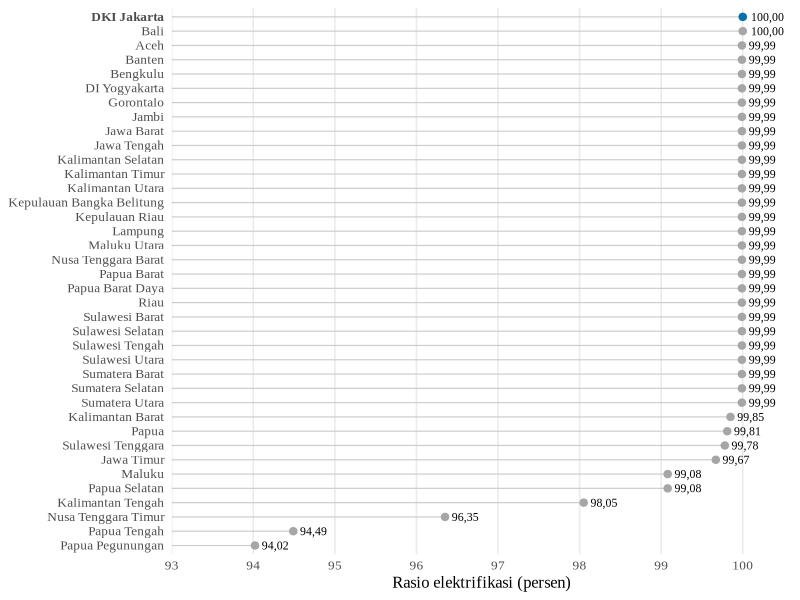
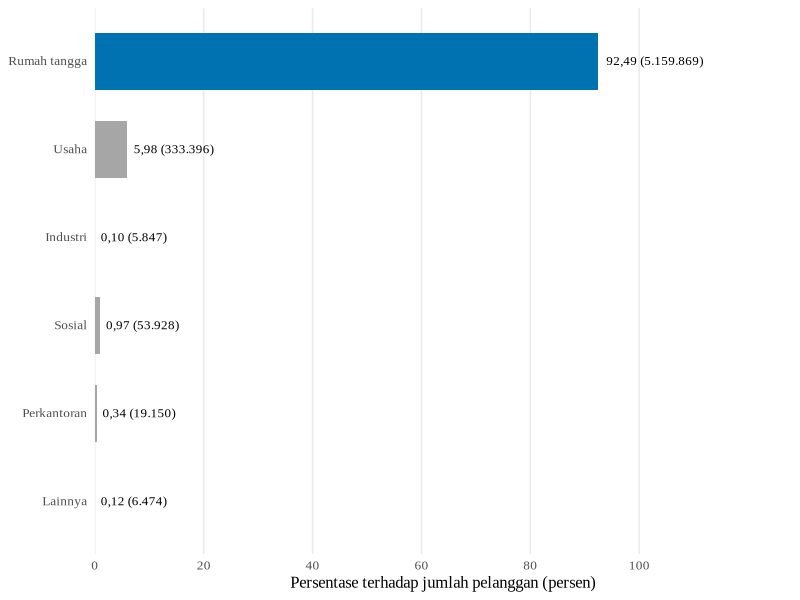
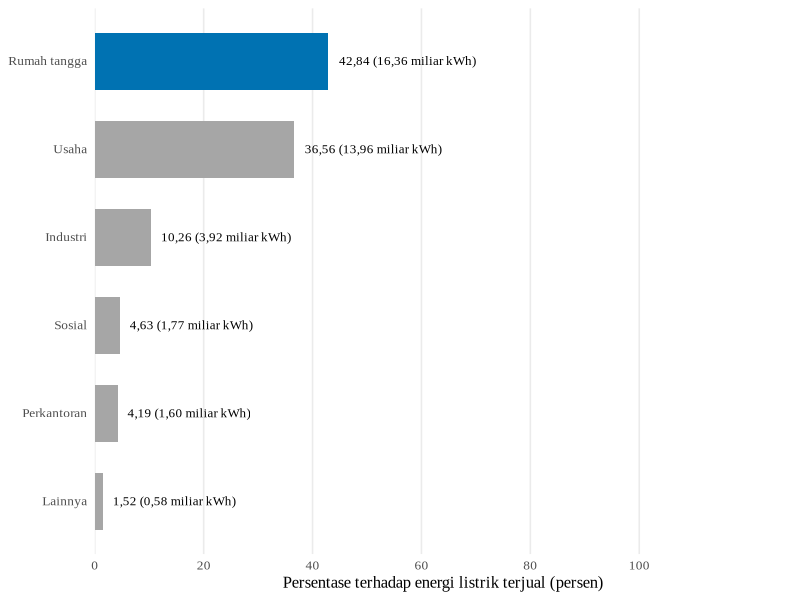

Here is the R script that generated these plots, in order:
# ============================================================
# SCRIPT GAMBAR BAB I — DATA PUBLIKASI (TANPA MIKRODATA SUSENAS)
# KLASIFIKASI RUMAH TANGGA BERDASARKAN POLA KONSUMSI LISTRIK
# DAN KARAKTERISTIK SOSIAL EKONOMI DI DKI JAKARTA
#
# Dibuat pada Sesi AX (4 Oktober 2026) untuk mengganti skrip lama yang
# hilang. Skrip ini berdiri sendiri: tidak membaca berkas apa pun dan
# tidak bergantung pada "Script R Pasca SE Bimbingan.R". Seluruh angka
# ditulis langsung di bawah beserta sumbernya, sehingga skrip ini juga
# berfungsi sebagai catatan asal-usul data Gambar 1, 3, dan 4.
#
# KELUARAN (nama berkas = nama aset di folder assets-ta repo)
#   gambar-01-rasio-elektrifikasi.png
#   gambar-03a-komposisi-pelanggan.png
#   gambar-03b-distribusi-konsumsi.png
#   gambar-04-energi-listrik-terjual.png  (dibuat bila data 2018-2024
#                                          sudah lengkap; lihat Bagian 5)
#
# FORMAT (sama dengan Gambar 7-16 di skrip utama)
#   desimal koma, ribuan titik, huruf Times New Roman, tanpa judul di
#   dalam grafik (judul dan sumber ditulis di naskah).
#
# DAFTAR PERUBAHAN TERHADAP GAMBAR LAMA
# 1. Gambar 1: Papua Tengah dikoreksi dari 99,49 menjadi 94,49 sesuai
#    sumber (Gambar 7.1 publikasi Indikator TPB Indonesia 2025). Nilai
#    99,49 pada gambar lama adalah salah ketik.
# 2. Gambar 3: bentuk treemap diganti diagram batang mendatar, dengan
#    urutan sektor dan warna yang sama pada panel (a) dan (b).
# 3. Gambar 4: label sumbu tegak "Daya Terjual" diganti "Energi Listrik
#    Terjual", karena kWh adalah satuan energi, bukan daya.
# ============================================================


# ============================================================
# 0. KONFIGURASI
# ============================================================

# Folder tempat PNG disimpan. Ganti bila perlu.
folder_output <- "assets-ta"
if (!dir.exists(folder_output)) dir.create(folder_output, recursive = TRUE)


# ============================================================
# 1. PACKAGE
# ============================================================

packages <- c("ggplot2", "scales", "ragg")
installed <- packages %in% rownames(installed.packages())
if (any(!installed)) install.packages(packages[!installed])

library(ggplot2)
library(scales)


# ============================================================
# 2. FUNGSI BANTU (disalin dari skrip utama agar formatnya sama)
# ============================================================

font_naskah <- "Times New Roman"

# Angka untuk label di dalam grafik, mis. angka_id(92.4929, 2) -> "92,49"
angka_id <- function(x, digits = 0) {
  ifelse(is.na(x), NA_character_,
         formatC(x, format = "f", digits = digits,
                 big.mark = ".", decimal.mark = ","))
}

# Angka untuk sumbu grafik, mis. 15000 -> "15.000"
sumbu_id <- function(accuracy = 1) {
  scales::label_number(accuracy = accuracy, big.mark = ".", decimal.mark = ",")
}

simpan_grafik <- function(nama_file, plot, width, height) {
  ggsave(file.path(folder_output, nama_file), plot,
         width = width, height = height, dpi = 300,
         device = ragg::agg_png, bg = "white")
}

# Warna (palet Okabe-Ito, aman buta warna; sama dengan skrip utama)
warna_sorot  <- "#0072B2"   # biru: DKI Jakarta / sektor rumah tangga
warna_lain   <- "grey65"    # abu-abu: kategori pembanding

tema_naskah <- theme_minimal(base_size = 12, base_family = font_naskah) +
  theme(panel.grid.minor = element_blank())


# ============================================================
# 3. GAMBAR 1 — RASIO ELEKTRIFIKASI MENURUT PROVINSI, 2024
# ------------------------------------------------------------
# Sumber: Badan Pusat Statistik & Kementerian PPN/Bappenas (2025).
#   Indikator Tujuan Pembangunan Berkelanjutan Indonesia 2025,
#   Gambar 7.1 "Peta Sebaran Rasio Elektrifikasi, 2024", dengan data
#   Kementerian Energi dan Sumber Daya Mineral (Triwulan IV 2024).
#   Rasio elektrifikasi nasional pada gambar sumber: 99,83 persen.
# Angka disalin dari label peta pada gambar sumber (satuan persen).
# ============================================================

re_2024 <- data.frame(
  provinsi = c(
    "Aceh", "Sumatera Utara", "Sumatera Barat", "Riau", "Jambi",
    "Sumatera Selatan", "Bengkulu", "Lampung",
    "Kepulauan Bangka Belitung", "Kepulauan Riau",
    "DKI Jakarta", "Jawa Barat", "Jawa Tengah", "DI Yogyakarta",
    "Jawa Timur", "Banten", "Bali", "Nusa Tenggara Barat",
    "Nusa Tenggara Timur", "Kalimantan Barat", "Kalimantan Tengah",
    "Kalimantan Selatan", "Kalimantan Timur", "Kalimantan Utara",
    "Sulawesi Utara", "Sulawesi Tengah", "Sulawesi Selatan",
    "Sulawesi Tenggara", "Gorontalo", "Sulawesi Barat", "Maluku",
    "Maluku Utara", "Papua Barat", "Papua Barat Daya", "Papua",
    "Papua Selatan", "Papua Tengah", "Papua Pegunungan"
  ),
  rasio = c(
    99.99, 99.99, 99.99, 99.99, 99.99,
    99.99, 99.99, 99.99,
    99.99, 99.99,
    100.00, 99.99, 99.99, 99.99,
    99.67, 99.99, 100.00, 99.99,
    96.35, 99.85, 98.05,
    99.99, 99.99, 99.99,
    99.99, 99.99, 99.99,
    99.78, 99.99, 99.99, 99.08,
    99.99, 99.99, 99.99, 99.81,
    99.08, 94.49, 94.02          # Papua Tengah 94,49 (bukan 99,49)
  )
)

stopifnot(nrow(re_2024) == 38, !anyDuplicated(re_2024$provinsi))

# Urutan: rasio tertinggi di atas; bila sama, DKI Jakarta (wilayah
# penelitian) didahulukan, lalu urut abjad
re_2024 <- re_2024[order(-re_2024$rasio, re_2024$provinsi != "DKI Jakarta",
                         re_2024$provinsi), ]
re_2024$provinsi <- factor(re_2024$provinsi, levels = rev(re_2024$provinsi))
re_2024$sorot    <- re_2024$provinsi == "DKI Jakarta"

p_gambar01 <- ggplot(re_2024, aes(y = provinsi, x = rasio)) +
  geom_segment(aes(x = 93, xend = rasio, yend = provinsi),
               colour = "grey80", linewidth = 0.4) +
  geom_point(aes(colour = sorot), size = 2.2, show.legend = FALSE) +
  geom_text(aes(label = angka_id(rasio, 2)),
            family = font_naskah, size = 3, hjust = -0.25) +
  scale_colour_manual(values = c(`FALSE` = warna_lain, `TRUE` = warna_sorot)) +
  scale_x_continuous(limits = c(93, 100.6), breaks = 93:100,
                     labels = sumbu_id(), expand = c(0, 0)) +
  labs(x = "Rasio elektrifikasi (persen)", y = NULL) +
  tema_naskah +
  theme(panel.grid.major.y = element_blank(),
        axis.text.y = element_text(
          face = ifelse(levels(re_2024$provinsi) == "DKI Jakarta",
                        "bold", "plain")))

simpan_grafik("gambar-01-rasio-elektrifikasi.png",
              p_gambar01, width = 7, height = 8.5)


# ============================================================
# 4. GAMBAR 3 — PELANGGAN DAN ENERGI LISTRIK TERJUAL MENURUT
#    SEKTOR DI DKI JAKARTA, 2025
# ------------------------------------------------------------
# Sumber: Badan Pusat Statistik Provinsi DKI Jakarta (2026).
#   Provinsi DKI Jakarta dalam Angka 2026, Tabel 6.4 (jumlah pelanggan)
#   dan Tabel 6.5 (kWh terjual) menurut golongan tarif, kolom Gabungan,
#   dengan data PT PLN (Persero) Distribusi DKI Jakarta dan Tangerang.
# Pengelompokan sektor mengikuti pengelompokan pada kedua tabel sumber
# (termasuk P3 di bawah Perkantoran). Tanda "-" pada S1 dibaca 0.
# ============================================================

# --- Tabel 6.4: jumlah pelanggan (Gabungan) ------------------
pelanggan_2025 <- list(
  "Rumah tangga" = c(R1 = 4495751, R2 = 478869, R3_6600VA = 185195,
                     R3_200kVA = 54),
  "Usaha"        = c(B1 = 97738, B2 = 232802, B3 = 2856),
  "Industri"     = c(I1_1300VA = 1449, I1_200kVA = 3622, I1_gt200kVA = 771,
                     I1_30000kVA = 5),
  "Sosial"       = c(S1 = 0, S2_2200VA = 22769, S2_200kVA = 30680,
                     S3 = 479),
  "Perkantoran"  = c(P1 = 7894, P2 = 745, P3 = 10511),
  "Lainnya"      = c(TTM = 38, CTR = 1085, CTM = 25, L = 5326)
)
total_pelanggan_tabel <- 5578664   # baris Jumlah/Total Tabel 6.4

# --- Tabel 6.5: kWh terjual (Gabungan) -----------------------
kwh_2025 <- list(
  "Rumah tangga" = c(R1 = 10062007805, R2 = 3381190940,
                     R3_6600VA = 2848405014, R3_200kVA = 71720452),
  "Usaha"        = c(B1 = 200078092, B2 = 4320282535, B3 = 9425525732,
                     B3_20000kVA = 17775615),
  "Industri"     = c(I1_1300VA = 105999, I1_200kVA = 410208670,
                     I1_gt200kVA = 2399391301, I1_30000kVA = 1110387762),
  "Sosial"       = c(S1 = 0, S2_2200VA = 69271356, S2_200kVA = 732772772,
                     S3 = 966613428),
  "Perkantoran"  = c(P1 = 267204474, P2 = 1143266400, P3 = 190396425),
  "Lainnya"      = c(TTM = 225731485, CTM = 143694202, L = 209528396)
)
total_kwh_tabel <- 38195558854     # baris Jumlah/Total Tabel 6.5

sektor_2025 <- data.frame(
  sektor    = names(pelanggan_2025),
  pelanggan = sapply(pelanggan_2025, sum),
  kwh       = sapply(kwh_2025, sum)
)

# Pemeriksaan: jumlah komponen harus sama dengan baris Jumlah/Total.
# Tabel 6.5 berselisih 1 kWh akibat pembulatan di sumber; persentase
# dihitung terhadap baris Jumlah/Total yang tercetak.
stopifnot(sum(sektor_2025$pelanggan) == total_pelanggan_tabel,
          abs(sum(sektor_2025$kwh) - total_kwh_tabel) <= 1)

sektor_2025$persen_pelanggan <- 100 * sektor_2025$pelanggan / total_pelanggan_tabel
sektor_2025$persen_kwh       <- 100 * sektor_2025$kwh / total_kwh_tabel

print(transform(sektor_2025,
                kwh_miliar = round(kwh / 1e9, 2),
                persen_pelanggan = round(persen_pelanggan, 2),
                persen_kwh = round(persen_kwh, 2)))

# Urutan sektor tetap pada kedua panel: menurut energi terjual
urutan_sektor <- sektor_2025$sektor[order(sektor_2025$kwh)]
sektor_2025$sektor <- factor(sektor_2025$sektor, levels = urutan_sektor)
sektor_2025$sorot  <- sektor_2025$sektor == "Rumah tangga"

grafik_sektor <- function(data, kolom_persen, label, judul_sumbu) {
  ggplot(data, aes(y = sektor, x = .data[[kolom_persen]], fill = sorot)) +
    geom_col(width = 0.65, show.legend = FALSE) +
    geom_text(aes(label = label), family = font_naskah, size = 3.3,
              hjust = -0.08) +
    scale_fill_manual(values = c(`FALSE` = warna_lain, `TRUE` = warna_sorot)) +
    scale_x_continuous(limits = c(0, 128), breaks = seq(0, 100, 20),
                       labels = sumbu_id(), expand = c(0, 0)) +
    labs(x = judul_sumbu, y = NULL) +
    tema_naskah +
    theme(panel.grid.major.y = element_blank())
}

p_gambar03a <- grafik_sektor(
  sektor_2025, "persen_pelanggan",
  label = paste0(angka_id(sektor_2025$persen_pelanggan, 2), " (",
                 angka_id(sektor_2025$pelanggan, 0), ")"),
  judul_sumbu = "Persentase terhadap jumlah pelanggan (persen)"
)

p_gambar03b <- grafik_sektor(
  sektor_2025, "persen_kwh",
  label = paste0(angka_id(sektor_2025$persen_kwh, 2), " (",
                 angka_id(sektor_2025$kwh / 1e9, 2), " miliar kWh)"),
  judul_sumbu = "Persentase terhadap energi listrik terjual (persen)"
)

simpan_grafik("gambar-03a-komposisi-pelanggan.png",
              p_gambar03a, width = 6, height = 3.6)
simpan_grafik("gambar-03b-distribusi-konsumsi.png",
              p_gambar03b, width = 6, height = 3.6)


# ============================================================
# 5. GAMBAR 4 — ENERGI LISTRIK TERJUAL KEPADA PELANGGAN RUMAH
#    TANGGA DI PROVINSI DKI JAKARTA, 2018-2025
# ------------------------------------------------------------
# Sumber: Badan Pusat Statistik Provinsi DKI Jakarta (2019-2026).
#   Provinsi DKI Jakarta dalam Angka edisi 2019 s.d. 2026, tabel
#   "Jumlah Daya (kWh) Listrik menurut Golongan Tarif dan Cabang di
#   Provinsi DKI Jakarta", kolom Gabungan. Edisi tahun t memuat data
#   tahun t-1 (edisi 2026 -> data 2025).
# Golongan: R1 = 450-2.200 VA; R2 = >3.500-5.500 VA;
#           R3 = 6.600 VA ke atas (6.600 VA + >200 kVA).
# Satuan: kWh. Isi angka persis seperti tercetak, tanpa pembulatan.
#
# [MENUNGGU DATA] 2018-2024 belum diisi. Angka TIDAK boleh dibaca dari
# gambar lama karena hanya perkiraan visual. Selama masih ada NA,
# Bagian 5 dilewati dan Gambar 4 lama tidak ditimpa.
# ============================================================

kwh_rt <- data.frame(
  tahun = 2018:2025,
  #        2018 2019 2020 2021 2022 2023 2024  2025 (Tabel 6.5 edisi 2026)
  r1 = c(NA, NA, NA, NA, NA, NA, NA, 10062007805),
  r2 = c(NA, NA, NA, NA, NA, NA, NA,  3381190940),
  r3 = c(NA, NA, NA, NA, NA, NA, NA,  2848405014 + 71720452)
)

if (anyNA(kwh_rt)) {
  message("Gambar 4 dilewati: data kWh rumah tangga ",
          paste(kwh_rt$tahun[!complete.cases(kwh_rt)], collapse = ", "),
          " belum diisi.")
} else {
  kwh_rt$total <- kwh_rt$r1 + kwh_rt$r2 + kwh_rt$r3

  seri <- c(total = "Total rumah tangga",
            r1 = "R1 (450-2.200 VA)",
            r2 = "R2 (3.500-5.500 VA)",
            r3 = "R3 (6.600 VA ke atas)")

  kwh_panjang <- do.call(rbind, lapply(names(seri), function(k)
    data.frame(tahun = kwh_rt$tahun, seri = seri[[k]],
               miliar_kwh = kwh_rt[[k]] / 1e9)))
  kwh_panjang$seri <- factor(kwh_panjang$seri, levels = unname(seri))

  akhir <- kwh_panjang[kwh_panjang$tahun == max(kwh_panjang$tahun), ]

  p_gambar04 <- ggplot(kwh_panjang,
                       aes(x = tahun, y = miliar_kwh, colour = seri,
                           linetype = seri)) +
    geom_line(linewidth = 0.8) +
    geom_point(size = 2) +
    geom_text(data = akhir, aes(label = angka_id(miliar_kwh, 2)),
              family = font_naskah, size = 3.3, hjust = -0.3,
              show.legend = FALSE) +
    scale_colour_manual(values = c("grey20", "#0072B2", "#E69F00",
                                   "#009E73")) +
    scale_linetype_manual(values = c("dashed", "solid", "solid", "solid")) +
    scale_x_continuous(breaks = 2018:2025,
                       expand = expansion(add = c(0.3, 0.7))) +
    scale_y_continuous(limits = c(0, NA), labels = sumbu_id(),
                       expand = expansion(mult = c(0, 0.08))) +
    labs(x = "Tahun", y = "Energi listrik terjual (miliar kWh)",
         colour = NULL, linetype = NULL) +
    tema_naskah +
    theme(legend.position = "bottom")

  simpan_grafik("gambar-04-energi-listrik-terjual.png",
                p_gambar04, width = 8, height = 5)
}
